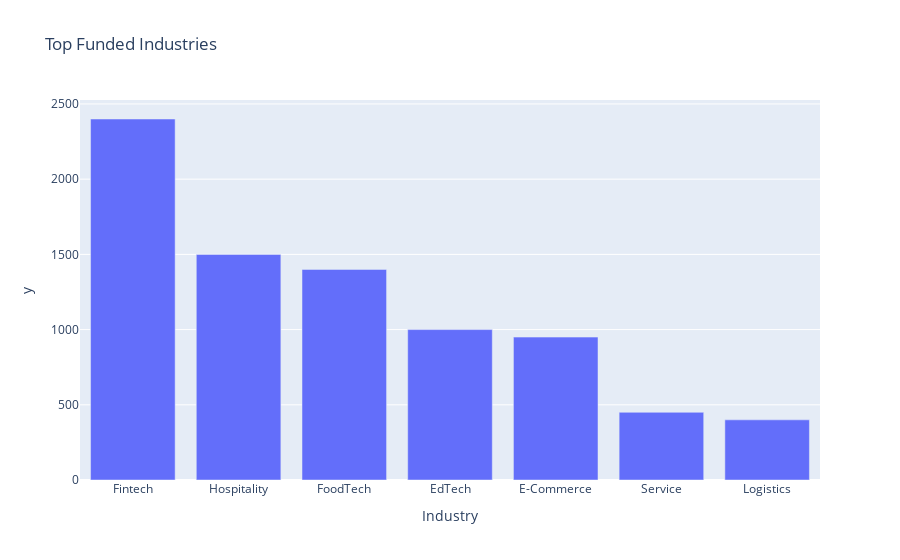

The notebook cell saved with this chart:
### Code cell
import plotly.express as px
fig = px.bar(industry_funding, x=industry_funding.index, y=industry_funding.values, title='Top Funded Industries')
fig.show()

### Figure 1 — Plotly figure (JSON) as saved in the notebook; plotly's stock layout.template omitted (floating-point values rounded to 4 significant figures)
{"data": [{"hovertemplate": "Industry=%{x}<br>y=%{y}<extra></extra>", "legendgroup": "", "marker": {"color": "#636efa", "pattern": {"shape": ""}}, "name": "", "orientation": "v", "showlegend": false, "textposition": "auto", "type": "bar", "x": ["Fintech", "Hospitality", "FoodTech", "EdTech", "E-Commerce", "Service", "Logistics"], "xaxis": "x", "y": [2400, 1500, 1400, 1000, 950, 450, 400], "yaxis": "y"}], "layout": {"barmode": "relative", "legend": {"tracegroupgap": 0}, "title": {"text": "Top Funded Industries"}, "xaxis": {"anchor": "y", "domain": [0, 1], "title": {"text": "Industry"}}, "yaxis": {"anchor": "x", "domain": [0, 1], "title": {"text": "y"}}}}
